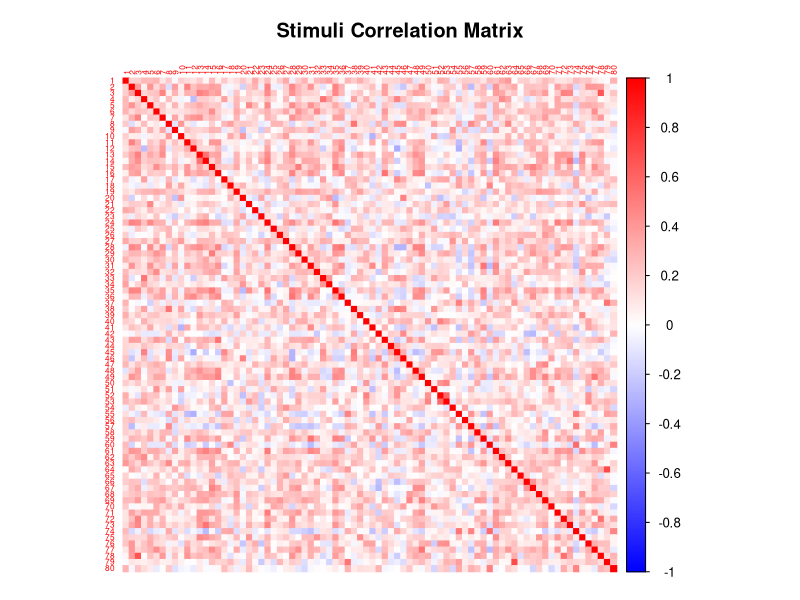

The R source for this figure:
library(tidyverse)
library(corrplot)

# Charger les données
df <- read.csv("full_questionnaire_data.csv")

# Identifier les colonnes des stimuli
stim_vars <- paste0("stim_", 1:80)

# Nettoyer : enlever les lignes incomplètes
df_clean <- df %>% filter(rowSums(is.na(select(., all_of(stim_vars)))) == 0)

# Extraire la matrice des stimuli
stim_matrix <- df_clean[, stim_vars]

# Calculer la matrice de corrélation
stim_cor <- cor(stim_matrix, use = "complete.obs")

# Renommer les lignes/colonnes avec des numéros
colnames(stim_cor) <- as.character(1:80)
rownames(stim_cor) <- as.character(1:80)

# Afficher la matrice de corrélation
corrplot(stim_cor,
         method = "color",
         type = "full",
         tl.cex = 0.5,
         col = colorRampPalette(c("blue", "white", "red"))(200),
         title = "Stimuli Correlation Matrix",
         mar = c(1,1,3,1))
